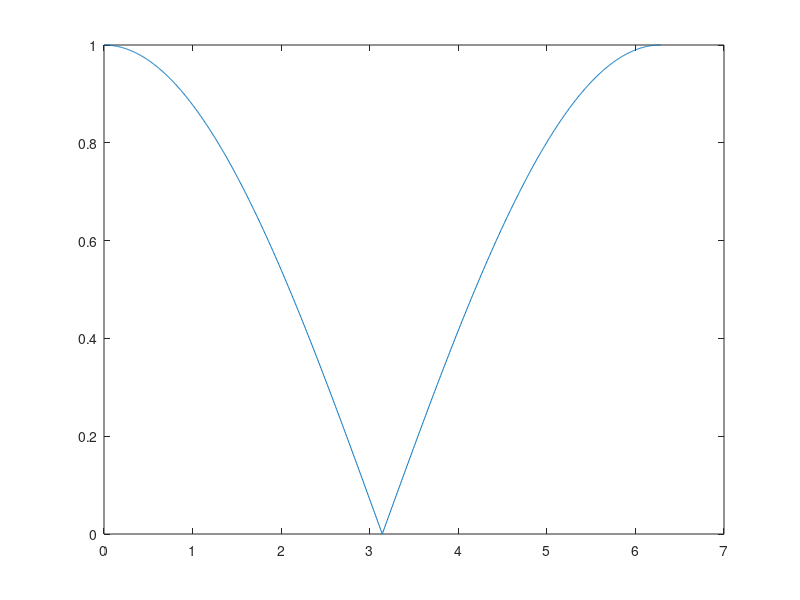
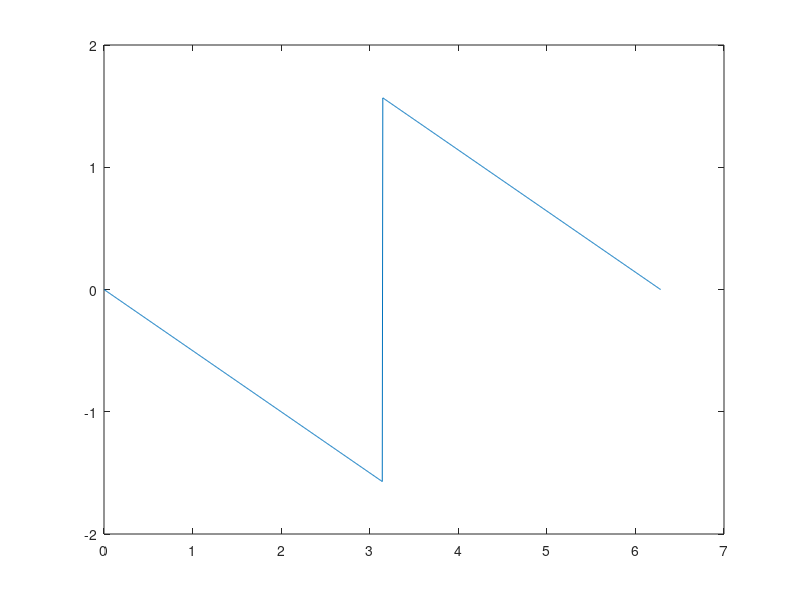

These figures' MATLAB source, in order:
freqc = 1;
W = [0 : 0.001*(2*pi) : freqc*(2*pi)]; %tutte le frequenze
n = 1; %prova anche non con interi
H = (1 + e.^(-i*W*n))*0.5;

figure (1);
plot (W, abs(H));

figure (2);
plot (W, angle(H)); 

%gli zeri del filtro sono a frecq/n [Hz]. 